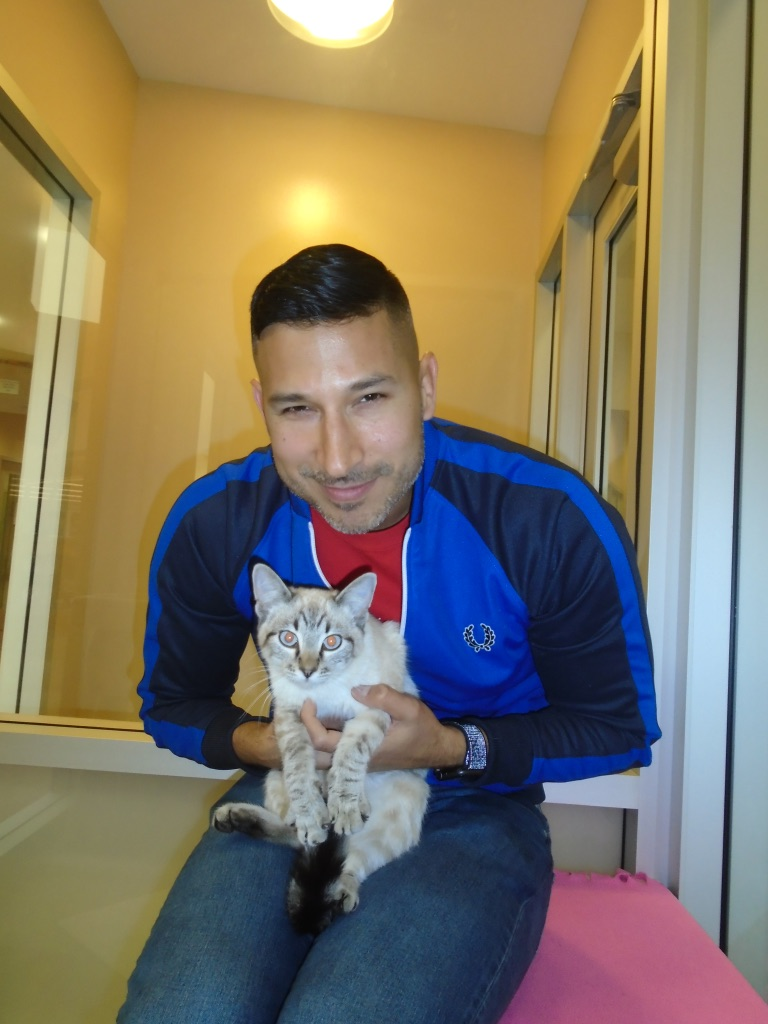
#> input picture cat_two.jpeg, 768 x 1024 px
$ python face_detect.py   (older library calls are emulated)
#> lines starting #> are read from the running program, lines starting #| are printed output that depends on the picture; after the words box and inside, x2 and y2 are one past the last pixel; in counts of white or black regions, pixels touching at a corner belong together
#Import OpenCV
import cv2
# Use Pillow library to add image resize in next iteration.
# from PIL import image
# im = Image.open('cat.jpeg')

# Create arguments for the image and classifier we want to use.
imagePath = 'cat_two.jpeg'
cascPath = "haarcascade_frontalcatface.xml"

# Pass in argument from line 9 to create the haar cascade.
faceCascade = cv2.CascadeClassifier(cascPath)

# Pass in imagePath argument from line 8 to read the image and then to convert to grayscale.
image = cv2.imread(imagePath)
#> image is the input picture: shape (1024, 768, 3); mean B, G, R 100.1, 119, 129
gray = cv2.cvtColor(image, cv2.COLOR_BGR2GRAY)
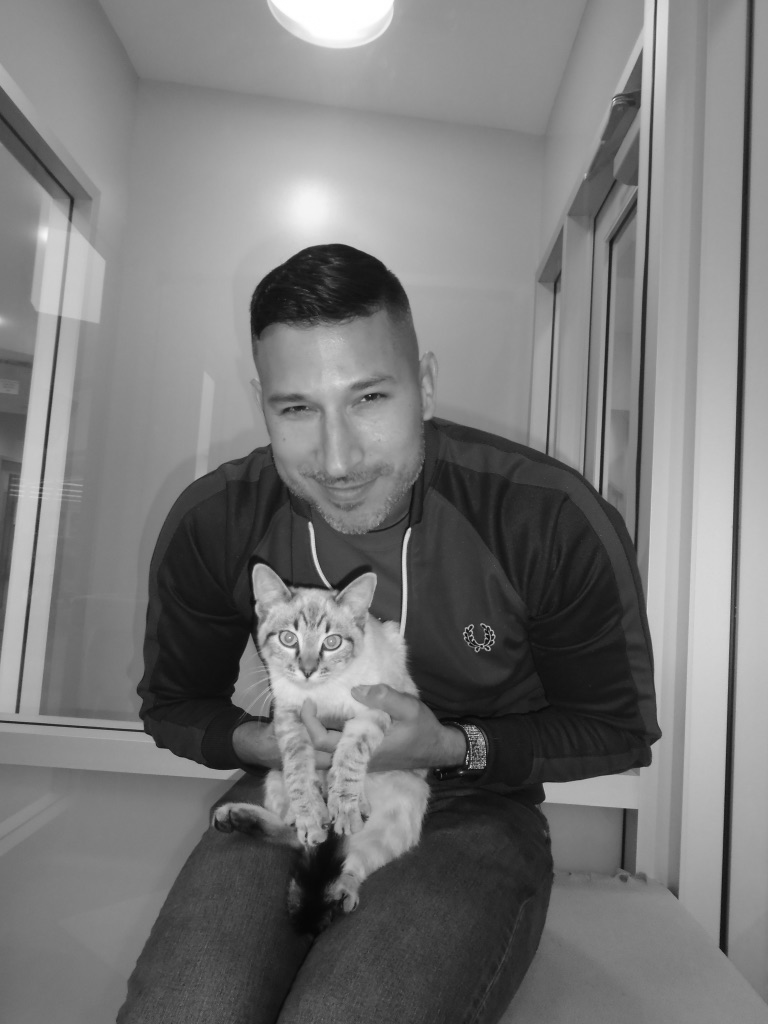
#> gray: shape (1024, 768); min 6, max 255, mean 119.8

# Detect faces in the image
faces = faceCascade.detectMultiScale(
    gray,
    scaleFactor=1.1,
    minNeighbors=4,
    minSize=(30, 30),
    #flags = cv2.cv.CV_HAAR_SCALE_IMAGE. caused error when code ran. Explore later.
)
#> faces = [[261, 605, 97, 97]]

print("Found {0} faces!".format(len(faces)))
#| Found 1 faces!

# Faces will return a list of coordinates. Create a for in loop to iterate through them and then draw a rectangle around the faces
for (x, y, w, h) in faces:
    cv2.rectangle(image, (x, y), (x+w, y+h), (0, 255, 0), 2)
#> this loop made 1 pass
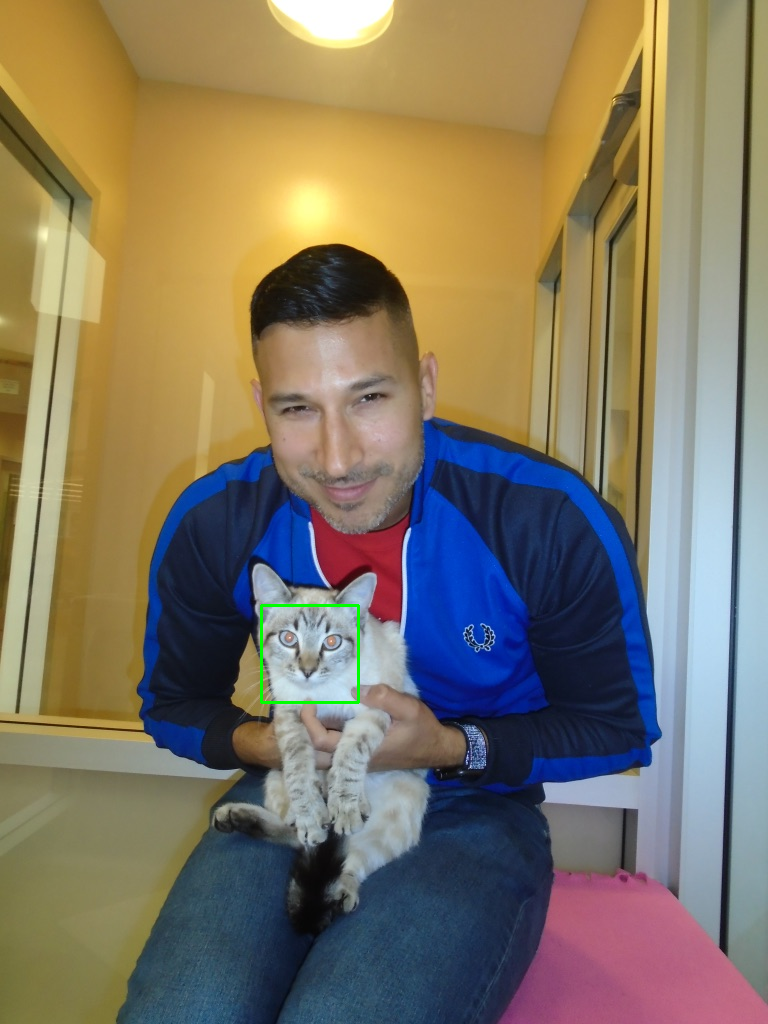
#> image: shape (1024, 768, 3); 0.15% of pixels changed, all inside (x1, y1, x2, y2) = (260, 604, 360, 704)
# Allows user to see the image and then wait indefinitely to exit with any key press.
cv2.imshow("Faces found", image)
cv2.waitKey(0)
